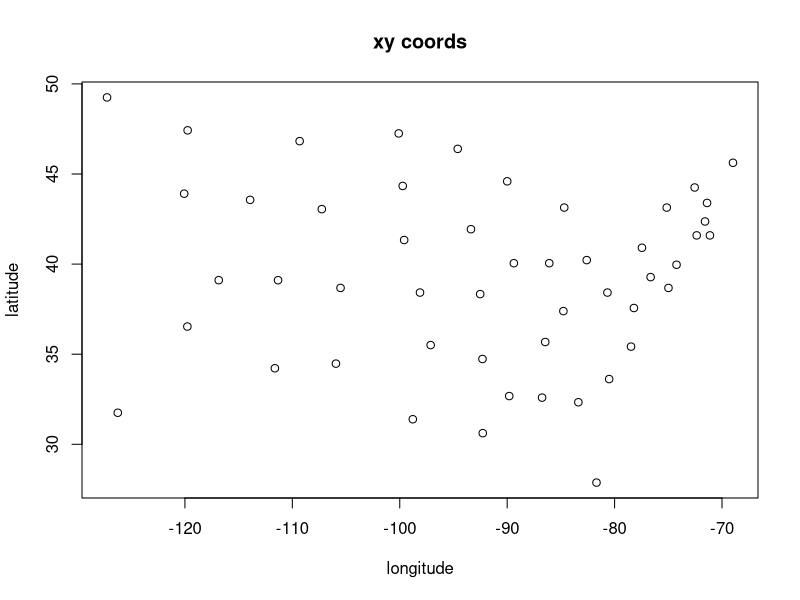
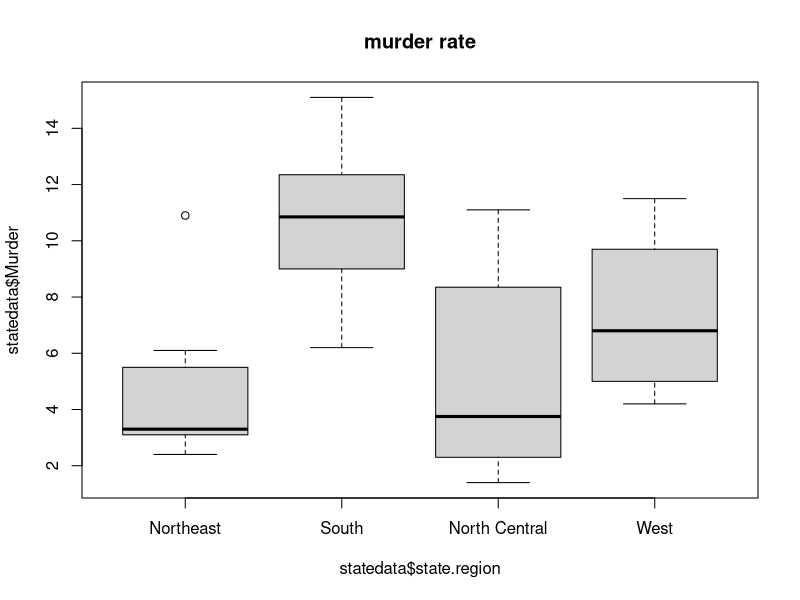
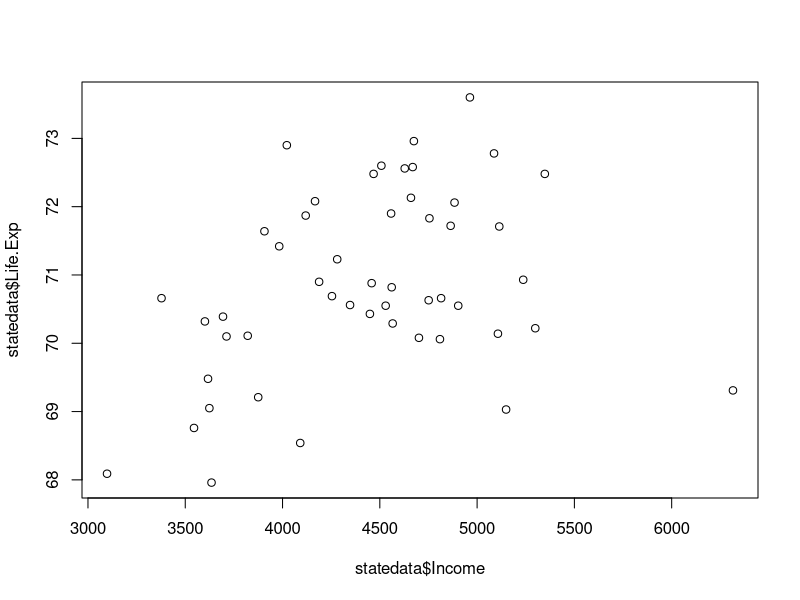

These charts were generated, in order, by the following R code:
# load the data, 'state' is built into R
data(state)
statedata = cbind(data.frame(state.x77), state.abb, state.area, state.center,  state.division, state.name, state.region)
str(statedata)

# Plot all of the states' centers with latitude on the y axis (the "y" variable in our dataset)
# and longitude on the x axis (the "x" variable in our dataset).
# The shape of the plot should be the familiar outline of the United States! 
plot(statedata$x, statedata$y, type="p", main="xy coords", xlab="longitude", ylab="latitude")
    # cannot do doesn't want to plot
    
# Using the tapply command, determine which region of the
# US (West, North Central, South, or Northeast) has the highest average high
# school graduation rate of all the states in the region:
tapply(statedata$HS.Grad,statedata$state.region, mean)

# make a boxplot of the murder rate by region
# Which region has the highest median murder rate?
boxplot(statedata$Murder ~ statedata$state.region, main="murder rate")
tapply(statedata$Murder, statedata$state.region, median)

# there is an outlier in the Northeast region of the boxplot you just generated.
# Which state does this correspond to?
subset(statedata, state.name == "Delaware" | state.name == "Rhode Island" | state.name == "Maine" | state.name == "New York")
subset(statedata, state.region == "Northeast")

# build a model to predict life expectancy by state
# Build the model with all potential variables included
# (Population, Income, Illiteracy, Murder, HS.Grad, Frost, and Area).
model21 = lm(Life.Exp ~ Population + Income + Illiteracy + Murder + HS.Grad + Frost + Area, data = statedata)
summary(model21)

# Call the coefficient for income x (the answer to Problem 2.1).
# What is the interpretation of the coefficient x?
x = -2.180e-05

# plot a graph of life expectancy vs. income using the command:
plot(statedata$Income, statedata$Life.Exp)
    # Although the point in the lower right hand corner of the plot appears to be an outlier,
    # we observe a positive linear relationship in the plot. 
# This means that multicollinearity is probably the issue. 

# remove largest 'tvalue' one at a time up to 3 times to get new model
# remove Area
model31a = lm(Life.Exp ~ Population + Income + Illiteracy + Murder + HS.Grad + Frost, data = statedata)
summary(model31a)

# remove illiteracy
model31b = lm(Life.Exp ~ Population + Income + Murder + HS.Grad + Frost, data = statedata)
summary(model31b)

# remove income
model31c = lm(Life.Exp ~ Population + Murder + HS.Grad + Frost, data = statedata)
summary(model31c)

# remove insignificant variables, the "Multiple R-squared" will always be worse,
# but only slightly worse.
# On the contrary, when we remove insignificant variables,
# the "Adjusted R-squred" will frequently be better.

# Take a look at the vector of predictions by using the predict function, (on't need to pass a "newdata")
predictions = predict(model31c)
# Which state do we predict to have the lowest life expectancy?
sort(predictions)
# Which state actually has the lowest life expectancy? 
statedata[which.min(statedata$Life.Exp),]

# Which state do we predict to have the highest life expectancy?
# Which state actually has the highest life expectancy?
sort(predictions)
statedata[which.max(statedata$Life.Exp),]

# look at the vector of residuals (the difference between the predicted and actual values).
sort(abs(model31c$residuals))
# For which state do we make the smallest absolute error?
# For which state do we make the largest absolute error?